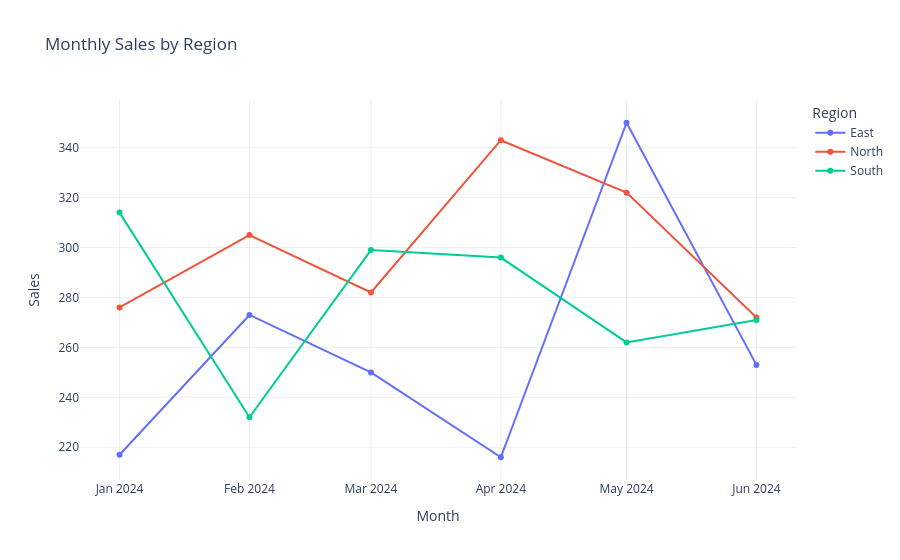

Notebook code for this chart:
### Code cell
fig = px.line(
    monthly_region_sales,
    x="month",
    y="sales",
    color="region",
    markers=True,
    title="Monthly Sales by Region"
)

fig.update_layout(
    xaxis_title="Month",
    yaxis_title="Sales",
    legend_title="Region"
)

fig.show()

### Figure 1 — Plotly figure (JSON) as saved in the notebook; plotly's stock layout.template omitted (floating-point values rounded to 4 significant figures)
{"data": [{"hovertemplate": "region=East<br>month=%{x}<br>sales=%{y}<extra></extra>", "legendgroup": "East", "line": {"color": "#636efa", "dash": "solid"}, "marker": {"symbol": "circle"}, "mode": "lines+markers", "name": "East", "orientation": "v", "showlegend": true, "type": "scatter", "x": ["2024-01-01T00:00:00.000000", "2024-02-01T00:00:00.000000", "2024-03-01T00:00:00.000000", "2024-04-01T00:00:00.000000", "2024-05-01T00:00:00.000000", "2024-06-01T00:00:00.000000"], "xaxis": "x", "y": [217, 273, 250, 216, 350, 253], "yaxis": "y"}, {"hovertemplate": "region=North<br>month=%{x}<br>sales=%{y}<extra></extra>", "legendgroup": "North", "line": {"color": "#EF553B", "dash": "solid"}, "marker": {"symbol": "circle"}, "mode": "lines+markers", "name": "North", "orientation": "v", "showlegend": true, "type": "scatter", "x": ["2024-01-01T00:00:00.000000", "2024-02-01T00:00:00.000000", "2024-03-01T00:00:00.000000", "2024-04-01T00:00:00.000000", "2024-05-01T00:00:00.000000", "2024-06-01T00:00:00.000000"], "xaxis": "x", "y": [276, 305, 282, 343, 322, 272], "yaxis": "y"}, {"hovertemplate": "region=South<br>month=%{x}<br>sales=%{y}<extra></extra>", "legendgroup": "South", "line": {"color": "#00cc96", "dash": "solid"}, "marker": {"symbol": "circle"}, "mode": "lines+markers", "name": "South", "orientation": "v", "showlegend": true, "type": "scatter", "x": ["2024-01-01T00:00:00.000000", "2024-02-01T00:00:00.000000", "2024-03-01T00:00:00.000000", "2024-04-01T00:00:00.000000", "2024-05-01T00:00:00.000000", "2024-06-01T00:00:00.000000"], "xaxis": "x", "y": [314, 232, 299, 296, 262, 271], "yaxis": "y"}], "layout": {"legend": {"title": {"text": "Region"}, "tracegroupgap": 0}, "title": {"text": "Monthly Sales by Region"}, "xaxis": {"anchor": "y", "domain": [0, 1], "title": {"text": "Month"}}, "yaxis": {"anchor": "x", "domain": [0, 1], "title": {"text": "Sales"}}}}
